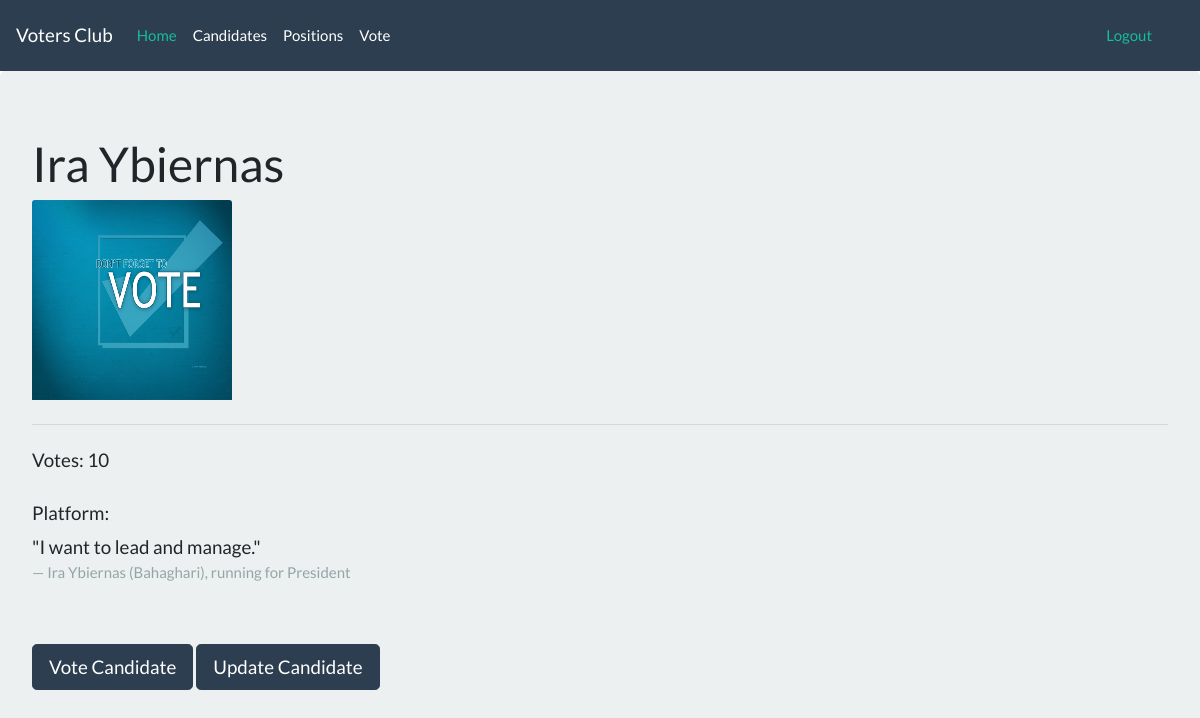
Before: /votes/candidate/1/ (signed in) with the older database file.
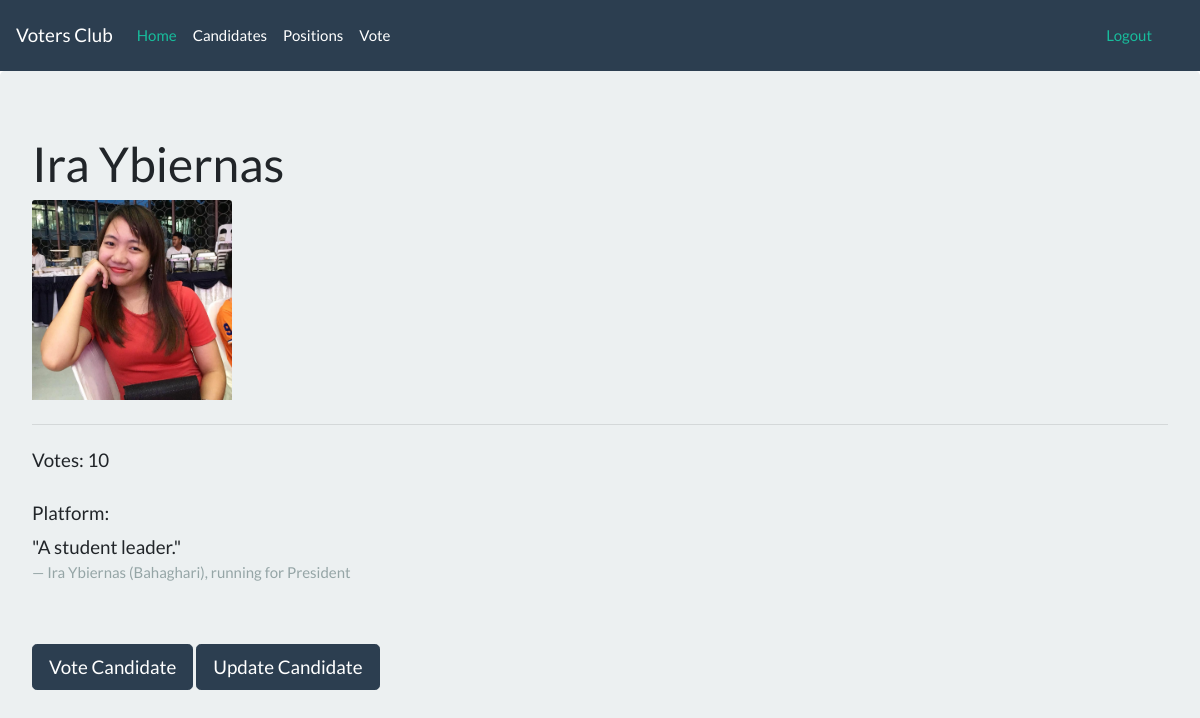
After: the same page with the newer database file.
### votes/models.py (models this page shows, shortened)
class Candidate(models.Model):
    firstname = models.CharField(max_length=50)
    lastname = models.CharField(max_length=50)
    position = models.ForeignKey(Position, on_delete=models.CASCADE,
                                    related_name='candidates',
                                    blank=True, null=True)
    partylist = models.ForeignKey(Partylist, on_delete=models.CASCADE,
                                    related_name='partylist',
                                    blank=True, null=True)
    birthdate = models.DateField()
    platform = models.TextField()
    is_active = models.BooleanField(default=True)
    image = models.ImageField(blank=True, null=True, upload_to="images/")

class Partylist(models.Model):
    name = models.CharField(max_length=50)
    description = models.TextField()
    def __str__(self):
        return self.name

class Position(models.Model):
    name = models.CharField(max_length=50)
    description = models.TextField()
    def __str__(self):
        return self.name

### votes/views.py (the view)
# urls.py: path('candidate/<int:candidate_id>/', views.det_candidate,
@login_required
def det_candidate(request, candidate_id):
    context = {}
    candidate = Candidate.objects.get(id=candidate_id)
    context['candidate'] = candidate
    return render(request, 'detail_candidate.html', context)

### votes/templates/detail_candidate.html (shortened to what this page needs)
{% extends 'base.html' %}
{% block body %}
    {% if request.user.is_authenticated %}
    {% if request.user.is_authenticated %}
    <nav class="navbar navbar-expand-lg navbar-dark bg-primary">
      <a class="navbar-brand" href="#">Voters Club</a>
      <div class="collapse navbar-collapse" id="navbarColor01">
        <ul class="navbar-nav mr-auto">
          <li class="nav-item active">
            <a class="nav-link" href="{% url 'votes:partylist_list' %}">Home <span class="sr-only">(current)</span></a>
          </li>
          <li class="nav-item">
            <a class="nav-link" href="{% url 'votes:candidates_list' %}">Candidates</a>
          </li>
          <li class="nav-item">
            <a class="nav-link" href="{% url 'votes:detail_position' %}">Positions</a>
          </li>
          <li class="nav-item">
            <a class="nav-link" href="{% url 'votes:vote_page' %}">Vote</a>
          </li>
        </ul>
        <form class="form-inline my-2 my-lg-0">
          <a class="nav-link" href="{% url 'votes:logout' %}">Logout</a>
        </form>
      </div>
    </nav>
    {% endif %}
        <div class="jumbotron" style="position:fixed; width:100%; height:100%;">
          <h1 class="display-5play-4">{{ candidate.firstname }} {{ candidate.lastname }}</h1>
            {% if candidate.image %}
                 <img src="/votes{{ candidate.image.url }}" class="card-img-top" style=" width:200px; height: 200px;">
            {% else %}
                <img src="/votes/media/images/vote_wallpaper.jpg" class="card-img-top" style=" width:200px; height: 200px;">
            {% endif %}
          <hr class="my-4">
            <h5 class="display-5">Votes: {{ candidate.votes.all.count }}</h5> <br>
            <h5>Platform: <br></h5>
            <blockquote class="blockquote">
            <p class="mb-0">"{{ candidate.platform }}"</p>
            <footer class="blockquote-footer">{{ candidate.firstname }} {{ candidate.lastname }} ({{ candidate.partylist }}), running for {{ candidate.position }} </footer>
          </blockquote> <br><br>
            <a class="btn btn-primary btn-lg" href="{% url 'votes:vote' candidate.id %}" role="button">Vote Candidate</a> <a class="btn btn-primary btn-lg" href="{% url 'votes:update_candidate' candidate.id %}" role="button">Update Candidate</a>
        </div>
    {% endif %}
{% endblock %}

Changed rows visible on the page:
changed Candidate "Ira": image: picture added; platform "I want to lead and manage." → "A student leader."
